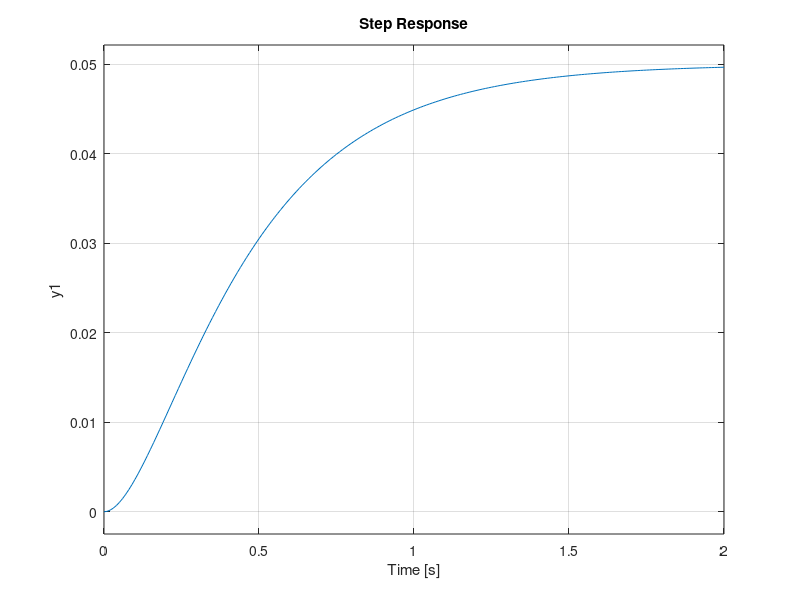
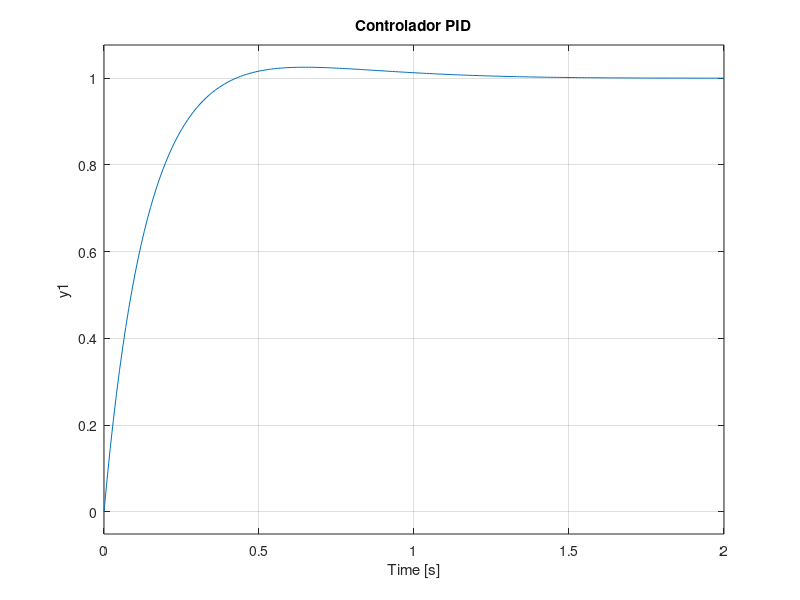

The MATLAB source for these figures, in order:
G = tf(1, [1 10 20]);
t = 0:0.01:2;

figure(1)
step(G, t);
[y, t] = step(G, t);
pendientes_y = diff(y)./diff(t);    % Obtenemos un vector con todas las pendientes de la respuesta
[~, index_max] = max(pendientes_y);   % Obtenemos el índice del valor de maxima pendiente
R_y = y(index_max);
R_t = t(index_max);

% Creamos la recta tangente R:
P1 = [t(index_max-1), y(index_max-1)];
P2 = [t(index_max+1), y(index_max+1)];

R = (P2(2)-P1(2))/(P2(1)-P1(1));    % Pendiente maxima
b = P1(2)-R*P1(1);

x_tan = linspace(P1(1),P2(1));
y_tan = R*x_tan + b;

% Obtenemos L:
[~, index_L] = min(y);
L_y = y_tan(index_L);
L = x_tan(index_L);

display(L);
display(R);

% Controlador P
Kp = 1/(R*L);
Ki = 0;
Kd = 0;
P = pid(Kp, Ki, Kd);
T_P = feedback(G*P, 1);
figure(2)
subplot(3, 1, 1);
step(T_P, t); title('Controlador P');

% Controlador PI
Kp = 0.9/(R*L);
Ti = 3*L;
Ki = Kp/Ti;
Kd = 0;
PI = pid(Kp, Ki, Kd);
T_PI = feedback(G*PI, 1);
subplot(3, 1, 2);
step(T_PI, t); title('Controlador PI');

% Controlador PID
Kp = 1.2/(R*L);
Ti = 2*L;
Ki = Kp/Ti;
Td = 0.5*L;
Kd = Kp*Td;
PID = pid(Kp, Ki, Kd);
T_PID = feedback(G*PID, 1);
subplot(3, 1, 3);
step(T_PID, t); title('Controlador PID');